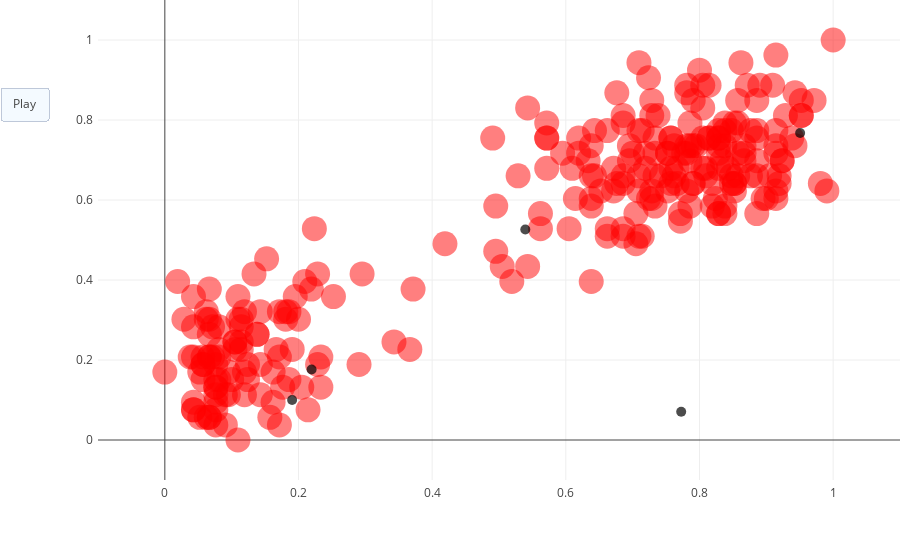

Here is the notebook cell this chart was saved with:
### Code cell
animate_kmeans(5, ndata)

### Figure 1 — Plotly figure (JSON) as saved in the notebook; plotly's stock layout.template omitted (floating-point values rounded to 4 significant figures; data arrays with more than 128 entries replaced by an {"elided": "..."} marker saying what was removed)
{"data": [{"marker": {"cmax": 5, "cmin": 0, "color": {"elided": "272 int values"}, "colorscale": [[0, "rgb(255, 0, 0)"], [0.2, "rgb(255, 0, 0)"], [0.2, "rgb(255, 0, 255)"], [0.4, "rgb(255, 0, 255)"], [0.4, "rgb(0, 255, 0)"], [0.6, "rgb(0, 255, 0)"], [0.6, "rgb(0, 255, 255)"], [0.8, "rgb(0, 255, 255)"], [0.8, "rgb(0, 0, 255)"], [1, "rgb(0, 0, 255)"]], "opacity": 0.5, "size": 25}, "mode": "markers", "type": "scatter", "x": {"elided": "272 float values"}, "y": {"elided": "272 float values"}}, {"marker": {"color": "black", "opacity": 0.7, "size": 10}, "mode": "markers", "type": "scatter", "x": [0.5394, 0.2196, 0.7726, 0.9506, 0.1905], "y": [0.5264, 0.1764, 0.07076, 0.7674, 0.1]}], "layout": {"hovermode": "closest", "margin": {"l": 0, "pad": 4, "r": 0, "t": 0}, "showlegend": false, "updatemenus": [{"buttons": [{"args": [null, {"frame": {"redraw": false}, "transition": {"duration": 350000, "easing": "quadratic-out"}}], "label": "Play", "method": "animate"}], "pad": {"r": 10, "t": 87}, "type": "buttons"}], "xaxis": {"autorange": false, "range": [-0.1, 1.1]}, "yaxis": {"autorange": false, "range": [-0.1, 1.1]}}}
